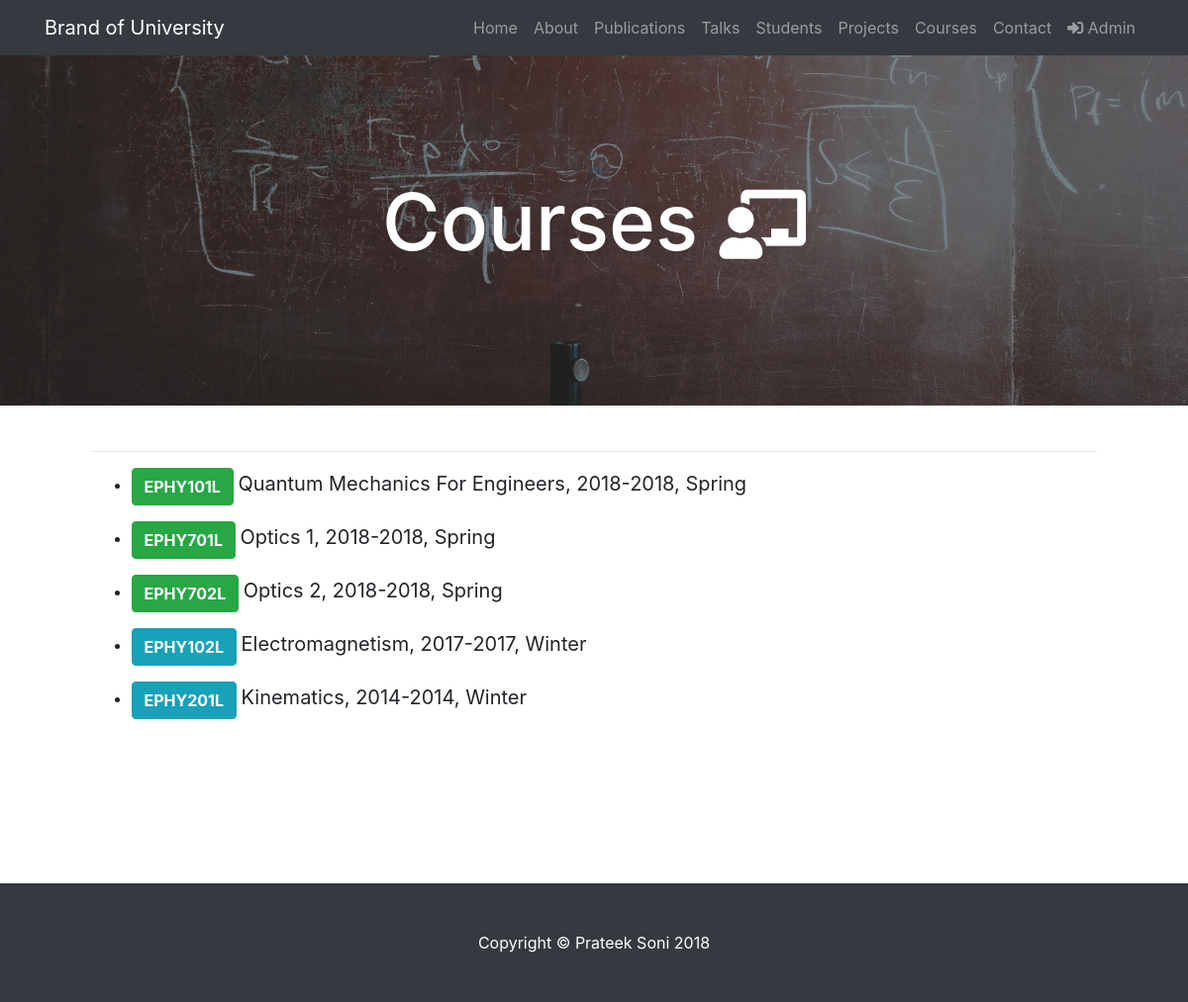
Page /courses/ on the committed database.
### basic_app/models.py (models this page shows, shortened)
class Course(models.Model):
    name = models.CharField(max_length=100,blank=False)
    code = models.CharField(max_length=20,blank=False)
    UNDERGRADUATE = 'UG'
    GRADUATE = 'PG'
    COURSE_TYPES = (
        (UNDERGRADUATE, 'Undergraduate'),
        (GRADUATE, 'Post Graduate'),
    )
    course_type = models.CharField(blank=False,choices=COURSE_TYPES,max_length=2)
    start_year = models.SmallIntegerField(blank=False)
    end_year = models.SmallIntegerField(blank=True)
    semester = models.CharField(blank=True,max_length=25)
    active = models.BooleanField(blank=False,default=False)

### basic_app/views.py (the view)
# urls.py: url(r'^courses/$',views.CourseView.as_view(),name='course'),
class CourseView(ListView):
    context_object_name = 'courses'
    model = Course
    template_name = 'basic_app/courses.html'
    def get_queryset(self):
        return Course.objects.all().order_by('-end_year')

### templates/basic_app/courses.html
{% extends 'basic_app/base.html'%}
{% load staticfiles %}
{% block body_block %}
  <header class="masthead" style="background-image: url({% static 'images/course.jpg'%})">
    <div class="overlay"></div>
    <div class="container">
      <div class="row">
        <div class="col-lg-8 col-md-10 mx-auto">
          <div class="page-heading">
            <h1>Courses <i class="fas fa-chalkboard-teacher"></i></h1>
          </div>
        </div>
      </div>
    </div>
  </header>
  <section class="content">
    <div class="container">
      <div class="row">
        <div class="col-lg-11 mx-auto">
          <hr>
            <ul>
              {% for course in courses%}
                {% if course.active %}
                <li>
                  <p>
                    <button class="btn btn-success course" type="button" name="button">{{course.code}}  </button>
                    <span class="course-info">  {{course.name}}, {{course.start_year}}-{{course.end_year}}, {{course.type}} {{course.semester}}</span>
                  </p>
                </li>
                {% else %}
                <li>
                  <p>
                    <button class="btn btn-info course" type="button" name="button">{{course.code}}  </button>
                    <span class="course-info">  {{course.name}}, {{course.start_year}}-{{course.end_year}}, {{course.type}} {{course.semester}}</span>
                  </p>
                </li>
                {%endif%}
              {% endfor %}
            </ul>
        </div>
      </div>
    </div>
  </section>
{% endblock %}

### static/css/scrolling-nav.css (style rules this page uses)
header { padding: 154px 0 100px; }
@media (min-width: 992px) { header { padding: 156px 0 100px; } }
section { padding: 150px 0; }

### static/css/custom.css (style rules this page uses)
.row div i { font-size: 70px; margin-bottom: 20px; }
.btn.course { font-weight: bold; }
.course-info { font-weight: normal; font-size: 20px; }
.content { padding-top: 30px; }
header.masthead { margin-bottom: 0px; background: no-repeat center center; background-color: #868e96; background-attachment: scroll; position: relative; -webkit-background-size: cover; -moz-background-size: cover; -o-background-size: cover; background-size: cover; }
header.masthead .overlay { position: absolute; top: 0; left: 0; height: 100%; width: 100%; background-color: #212529; opacity: 0.5; }
header.masthead .page-heading, header.masthead .post-heading, header.masthead .site-heading { padding: 200px 0 150px; color: white; }
@media only screen and (min-width: 768px) { header.masthead .page-heading, header.masthead .post-heading, header.masthead .site-heading { padding: 20px 0; } }
header.masthead .page-heading, header.masthead .site-heading { text-align: center; }
header.masthead .page-heading h1, header.masthead .site-heading h1 { font-size: 50px; margin-top: 0; }
@media only screen and (min-width: 768px) { header.masthead .page-heading h1, header.masthead .site-heading h1 { font-size: 80px; } }

### rows in the picture
Course: code "EPHY101L", name "Quantum Mechanics For Engineers", start_year "2018", end_year "2018", semester "Spring"
Course: code "EPHY701L", name "Optics 1", start_year "2018", end_year "2018", semester "Spring"
Course: code "EPHY702L", name "Optics 2", start_year "2018", end_year "2018", semester "Spring"
Course: code "EPHY102L", name "Electromagnetism", start_year "2017", end_year "2017", semester "Winter"
Course: code "EPHY201L", name "Kinematics", start_year "2014", end_year "2014", semester "Winter"
